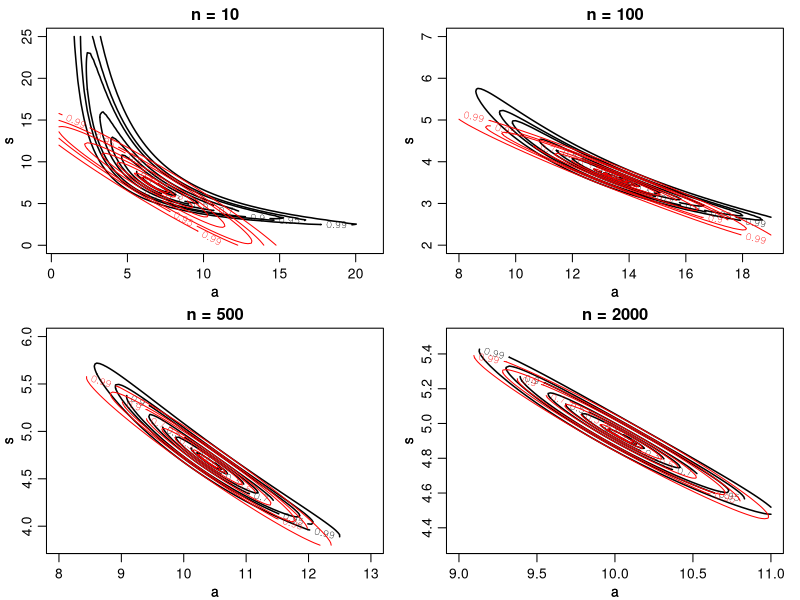
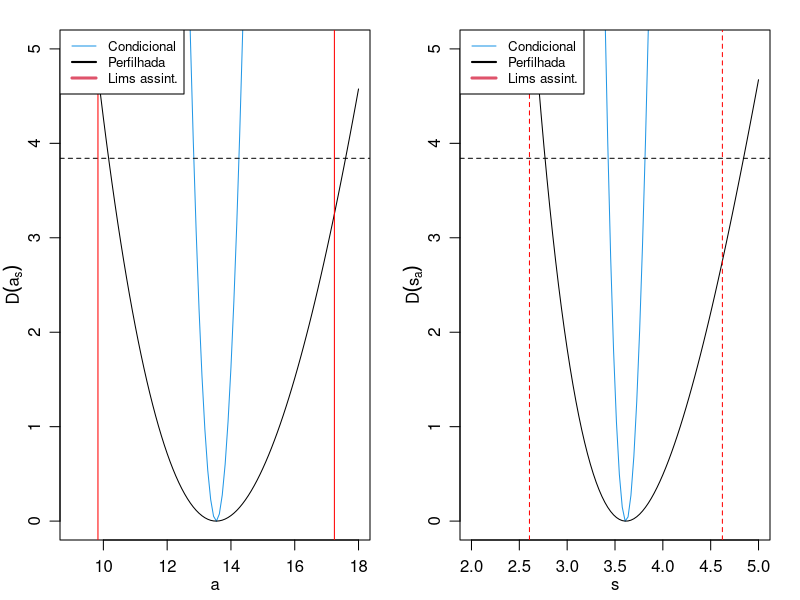
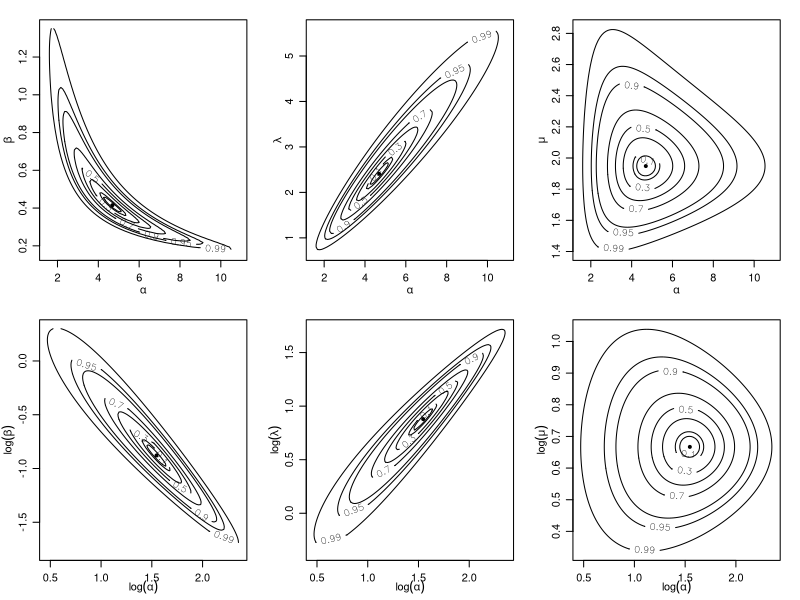

These figures' R source, in order:
## ---- chunk 1
ll.gama <- function(par,y){
  ll <- sum(dgamma(y,shape=par[1], scale=par[2], log=TRUE))
  return(ll)}
app.gamma <- function(par,par.est,I,y){
  n <- length(y)
  dev.gama <- crossprod(par-par.est, I) %*%(par - par.est)
  return(dev.gama)
  }

set.seed(123)
y10 <- rgamma(10,shape=10,scale=5)
a <- seq(0.5,21,l=100)
s <- seq(0.01,25,l=100)
gride <- as.matrix(expand.grid(a,s))
ll <- apply(gride,1,ll.gama,y=y10)
devi <- 2*(max(ll) - ll)

LEV <- c(0.99,0.95,0.9,0.7,0.5,0.3,0.1,0.05)
par(mfrow=c(2,2),mar=c(2.8, 2.8, 1.7, 1),mgp = c(1.8, 0.7, 0))
contour(a,s,matrix(devi,100,100),levels=qchisq(LEV,df=2),
        labels=LEV,xlab=expression(a),ylab=expression(s),main="n = 10", lwd=1.5)
par(new=TRUE)
par.est <- optim(c(1,1),ll.gama,y=y10,control=list(fnscale=-1),hessian=TRUE)
de.ap10 <- apply(gride,1,app.gamma, par.est=par.est$par, I = -par.est$hessian,y=y10)
contour(a,s,matrix(de.ap10,100,100),levels=qchisq(LEV,df=2),
        labels=LEV,xlab=expression(a),ylab=expression(s),axes=FALSE,
        lty=1,col="red",lwd=1)
set.seed(123)
y10 <- rgamma(100,shape=10,scale=5)
a <- seq(8,19,l=100)
s <- seq(2,7,l=100)
gride <- as.matrix(expand.grid(a,s))
ll <- apply(gride,1,ll.gama,y=y10)
devi <- 2*(max(ll) - ll)
contour(a,s,matrix(devi,100,100),levels=qchisq(LEV,df=2),
        labels=LEV,xlab=expression(a),ylab=expression(s),main="n = 100", lwd=1.5)
par(new=TRUE)
par.est <- optim(c(1,1),ll.gama,y=y10,control=list(fnscale=-1),hessian=TRUE)
de.ap10 <- apply(gride,1,app.gamma, par.est=par.est$par, I = -par.est$hessian,y=y10)
contour(a,s,matrix(de.ap10,100,100),levels=qchisq(LEV,df=2),
        labels=LEV,xlab=expression(a),ylab=expression(s),axes=FALSE,
        lty=1,col="red",lwd=1)


set.seed(123)
y10 <- rgamma(500,shape=10,scale=5)
a <- seq(8,13,l=100)
s <- seq(3.8,6,l=100)
gride <- as.matrix(expand.grid(a,s))
ll <- apply(gride,1,ll.gama,y=y10)
devi <- 2*(max(ll) - ll)
contour(a,s,matrix(devi,100,100),levels=qchisq(LEV,df=2),
        labels=LEV,xlab=expression(a),ylab=expression(s),main="n = 500", lwd=1.5)
par(new=TRUE)
par.est <- optim(c(1,1),ll.gama,y=y10,control=list(fnscale=-1),hessian=TRUE)
de.ap10 <- apply(gride,1,app.gamma, par.est=par.est$par, I = -par.est$hessian,y=y10)
contour(a,s,matrix(de.ap10,100,100),levels=qchisq(LEV,df=2),
        labels=LEV,xlab=expression(a),ylab=expression(s),axes=FALSE,
        lty=1,col="red",lwd=1)

set.seed(123)
y10 <- rgamma(2000,shape=10,scale=5)
a <- seq(9,11,l=100)
s <- seq(4.3,5.5,l=100)
gride <- as.matrix(expand.grid(a,s))
ll <- apply(gride,1,ll.gama,y=y10)
devi <- 2*(max(ll) - ll)
contour(a,s,matrix(devi,100,100),levels=qchisq(LEV,df=2),
        labels=LEV,xlab=expression(a),ylab=expression(s),main="n = 2000", lwd=1.5)
par(new=TRUE)
par.est <- optim(c(1,1),ll.gama,y=y10,control=list(fnscale=-1),hessian=TRUE)
de.ap10 <- apply(gride,1,app.gamma, par.est=par.est$par, I = -par.est$hessian,y=y10)
contour(a,s,matrix(de.ap10,100,100),levels=qchisq(LEV,df=2),
        labels=LEV,xlab=expression(a),ylab=expression(s),axes=FALSE,
        lty=1,col="red",lwd=1)
set.seed(123)
y10 <- rgamma(100,shape=10,scale=5)
## ---- chunk 2
NewtonRaphson <- function(initial, escore, hessiano, tol=0.0001, 
                   max.iter, n.dim, print=FALSE, ...){
  solucao <- initial
  for(i in 2:max.iter){
    solucao <- initial - solve(hessiano(initial, ...), 
				escore(initial, ...))
    tolera <- abs(solucao - initial)
    if(all(tolera < tol) == TRUE)break
    initial <- solucao
    if(print) print(initial)
  }
  return(initial)
}
## ---- chunk 3
escore <- function(a,y){
  n <- length(y)
  u <- -n*log(mean(y)/a) - n*digamma(a) + sum(log(y))
  return(u)}

hessiano <- function(a,y){
  n <- length(y)
  u.l <- (n/a)-trigamma(a)*n
  return(u.l)}
## ---- chunk 4
set.seed(123)
y100 <- rgamma(100,shape=10,scale=5)
My <- mean(y100) ; Vy <- var(y100)
(initAprox <- c(My^2/Vy , Vy/My))
n <- length(y100) ; Vy <- Vy * (n-1)/n
(init <- c(My^2/Vy , Vy/My))
## ---- chunk 5
(a.hat <- NewtonRaphson(initial = init[1], escore = escore , 
       hessiano=hessiano, max.iter=100, n.dim=1, y=y100))
## ---- chunk 6
(s.hat <- mean(y100)/a.hat)
## ---- chunk 7
Ie <- function(a,s,y){
  n <- length(y)
  saida <- matrix(c(n*trigamma(a),n/s,
		  n/s, (n*a)/s^2),2,2)
  return(saida)}

Io <- function(a,s,y){
  n <- length(y)
  saida <- matrix(c(n*trigamma(a), n/s, n/s,
		 -(n*a)/s^2 + (2/s^3)*sum(y)),2,2)
  return(saida)}
## ---- chunk 8
Ie(a = a.hat, s = s.hat, y=y100)
Io(a = a.hat, s = s.hat, y=y100)
## ---- chunk 9
erro.padrao <- sqrt(diag(solve(Ie(a = a.hat, s= s.hat, y=y100))))
(ic.a <- a.hat + c(-1,1)*qnorm(0.975)*erro.padrao[1])
(ic.s <- s.hat + c(-1,1)*qnorm(0.975)*erro.padrao[2])
## ---- chunk 10
perf.a <- function(s, a, dados){
   ll <- sum(dgamma(dados, shape=a, scale=s, log=TRUE))
   return(ll)}
perf.s <- function(a, s, dados){
   ll <- sum(dgamma(dados, shape=a, scale=s, log=TRUE))
   return(ll)}
## ---- chunk 11
grid.a <- seq(9,18,l=100)
grid.s <- seq(2,5,l=100)
## Perfil para a
vero.perf.a <- c()
for(i in 1:length(grid.a)){
vero.perf.a[i] <- optimize(perf.a,c(0,200), 
		  a=grid.a[i],dados=y100,maximum=TRUE)$objective}

## Perfil para s
vero.perf.s <- c()
for(i in 1:length(grid.s)){
vero.perf.s[i] <- optimize(perf.s,c(0,1000), 
                  s=grid.s[i],dados=y100,maximum=TRUE)$objective}

## Condicional para a
vero.cond.a <- sapply(grid.a,perf.a,s=s.hat,dados=y100)

## Condicional para sigma
vero.cond.s <- sapply(grid.s, perf.s, a= a.hat , dados=y100)
## ---- chunk 12
par(mfrow=c(1,2), mar=c(3,3,1.5,1.5), mgp=c(1.7,0.8, 0))
plot(grid.a,-2*(vero.cond.a - max(vero.cond.a)),type="l",ylab=expression(D(a[s])),xlab=expression(a),ylim=c(0,5), col=4)
lines(grid.a,-2*(vero.perf.a - max(vero.perf.a)))
abline(h=qchisq(0.95,df=1), lty=2)
abline(v=ic.a[1],col="red")
abline(v=ic.a[2],col="red")
legend("topleft", c("Condicional", "Perfilhada","Lims assint."), lwd=1:3,col=c(4,1,2),lty=1,cex=0.8)

plot(grid.s,- 2*(vero.cond.s - max(vero.cond.s)),type="l",ylab=expression(D(s[a])),xlab=expression(s),ylim=c(0,5), col=4)
lines(grid.s,-2*(vero.perf.s - max(vero.perf.s)))
abline(h=qchisq(0.95,df=1), lty=2)
abline(v=ic.s,col="red", lty=2)
#abline(v=ic.s[2],col="red")
legend("topleft", c("Condicional", "Perfilhada","Lims assint."), lwd=1:3,col=c(4,1,2),lty=1,cex=0.8)
## ---- chunk 13
args(rgamma)
## ---- chunk 14
neglLik <- function(par, amostra, modelo=2, logpar=FALSE){
  if(logpar) par <- exp(par)
  ll <- switch(modelo, 
    "1" = {alpha <- par[1]; beta <- par[2];
           with(amostra, n*(-alpha*log(beta)-log(gamma(alpha)) +  
                (alpha-1) * media.logs - media/beta))},
    "2" = {alpha <- par[1]; lambda <- par[2] ;
           with(amostra, n*(alpha*log(lambda)-log(gamma(alpha)) +  
                (alpha-1) * media.logs - lambda * media))},
    "3" = {alpha <- par[1]; mu <- par[2] ;
           with(amostra, n*(alpha*(log(alpha) - log(mu)) - 
                log(gamma(alpha)) +  (alpha-1) * media.logs - 
                (alpha/mu) * media))})
  return(-ll)
}
## ---- chunk 15
set.seed(201107)
dadosG <- rgamma(20, shape = 4.5, rate=2)
am <- list(media=mean(dadosG), media.logs = mean(log(dadosG)), 
           n=length(dadosG))
## ---- chunk 16
mod1 <- optim(c(1,1), neglLik, amostra=am, modelo=1)$par
mod2 <- optim(c(1,1), neglLik, amostra=am, modelo=2)$par
mod3 <- optim(c(1,1), neglLik, amostra=am, modelo=3)$par
cbind(mod1, mod2, mod3)
## ---- chunk 17
mod1 <- optim(c(1,1), neglLik, amostra=am, modelo=1)$par
mod2 <- optim(c(1,1), neglLik, amostra=am, modelo=2)$par
mod3 <- optim(c(1,1), neglLik, amostra=am, modelo=3)$par
## ---- chunk 18
devFun <- function(theta, est, llFUN, ...){
  return(2 * (llFUN(theta, ...) - llFUN(est, ...)))
}
devSurf <- Vectorize(function(x,y, ...) devFun(c(x,y), ...),
                     c("x", "y"))
## ---- chunk 19
par(mfcol=c(2,3))
## par 1
alpha <- seq(1.5,10.9, len=100)
beta  <- seq(0.17,1.35, len=100)
dev1  <- outer(alpha, beta, FUN = devSurf, est=mod1, llFUN=neglLik, amostra=am, modelo=1)

LEVELS <- c(0.99,0.95,0.9,0.7,0.5,0.3,0.1,0.05)
contour(alpha,beta, dev1, levels=qchisq(LEVELS,df=2),
        labels=LEVELS, xlab=expression(alpha),ylab=expression(beta))
points(t(mod1), pch=19, cex=0.6)
#persp(alpha, beta, dev1)
## OBS, na verdade nao precisa calcular  no log.. é só usar invariancia... 
lalpha <- seq(log(1.6),log(10.6), len=100)
lbeta  <- seq(log(0.17),log(1.35), len=100)
dev1l  <- outer(lalpha, lbeta, FUN = devSurf, est=log(mod1), llFUN=neglLik, amostra=am, modelo=1, logpar=T)

contour(lalpha,lbeta, dev1l, levels=qchisq(LEVELS,df=2),
        labels=LEVELS, xlab=expression(log(alpha)),ylab=expression(log(beta)))
points(t(log(mod1)), pch=19, cex=0.6)
#persp(lalpha, lbeta, dev1l)

## par 2
lambda <- seq(0.7,5.6, len=100)
dev2 <- outer(alpha, lambda, FUN=devSurf, est=mod2, llFUN=neglLik, amostra=am)

llambda <- seq(log(0.7),log(5.6), len=100)
dev2l <- outer(lalpha, llambda, FUN=devSurf, est=log(mod2), llFUN=neglLik, amostra=am, logpar=T)

contour(alpha,lambda, dev2, levels=qchisq(LEVELS,df=2),
        labels=LEVELS, xlab=expression(alpha),ylab=expression(lambda))
points(t(mod2), pch=19, cex=0.6)
#persp(alpha, lambda, dev2)

contour(lalpha,llambda, dev2l, levels=qchisq(LEVELS,df=2),
        labels=LEVELS, xlab=expression(log(alpha)),ylab=expression(log(lambda)))
points(t(log(mod2)), pch=19, cex=0.6)
#persp(lalpha, llambda, dev2l)

## par 3
mu <- seq(1.4,2.83, len=100)
dev3 <- outer(alpha, mu, FUN = devSurf, est=mod3, llFUN=neglLik, amostra=am, modelo=3)

lmu <- seq(log(1.4),log(2.83), len=100)
dev3l <- outer(lalpha, lmu, FUN = devSurf, est=log(mod3), llFUN=neglLik, amostra=am, modelo=3, logpar=T)

contour(alpha,mu, dev3, levels=qchisq(LEVELS,df=2),
        labels=LEVELS, xlab=expression(alpha),ylab=expression(mu))
points(t(mod3), pch=19, cex=0.6)
#persp(alpha, mu, GRdev)

contour(lalpha, lmu, dev3l, levels=qchisq(LEVELS,df=2),
        labels=LEVELS, xlab=expression(log(alpha)),ylab=expression(log(mu)))
points(t(log(mod3)), pch=19, cex=0.6)
#persp(rGRl, muGRl, GRdevl)
